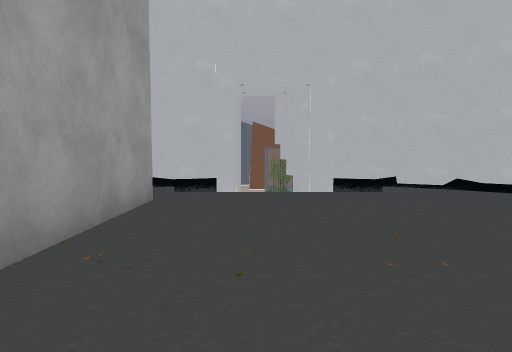
View 1 (above)

12 first-person views from a walk through a scene from a Unity 3-D project. The camera is 1.5 m above the floor, tilts 4° down and sees 75° across. The floor is counted in squares, 2 m on a side. Each view is taken from the middle of a square. On the plan, view 1 faces up. The plan holds only what a view shows up to about 11 squares ahead; the rest is blank. The place goes on beyond the plan. The player is left out. Some surface patterns are stand-ins.

View 2
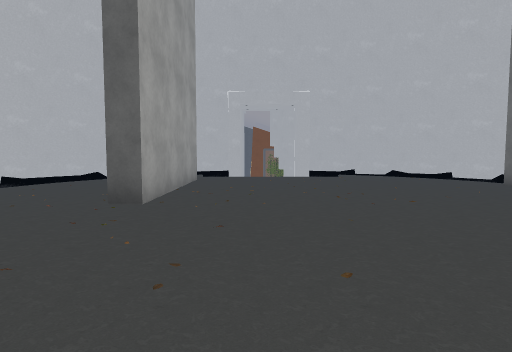

View 3
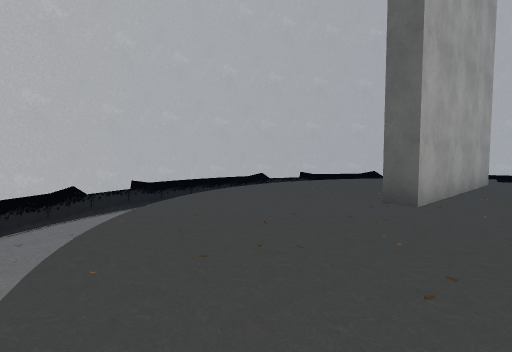

View 4
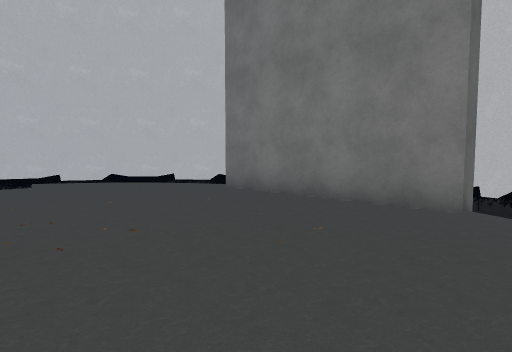

View 5
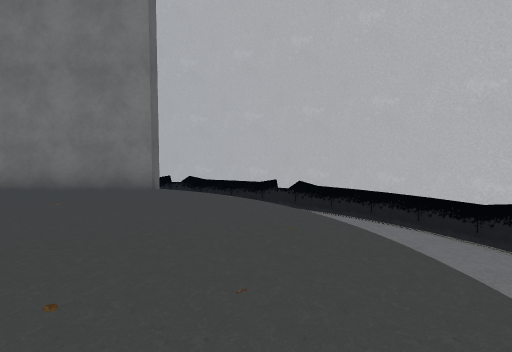

View 6
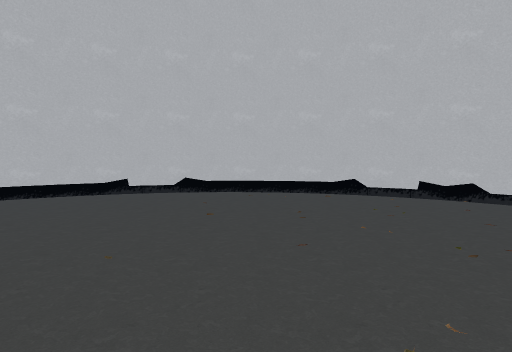

View 7
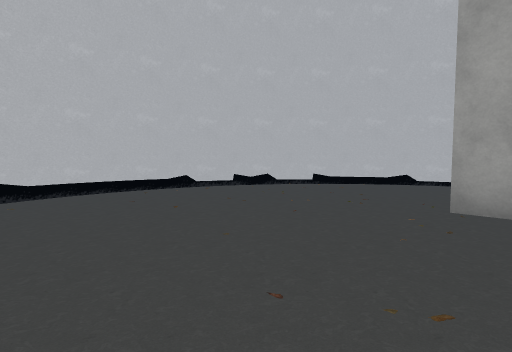

View 8
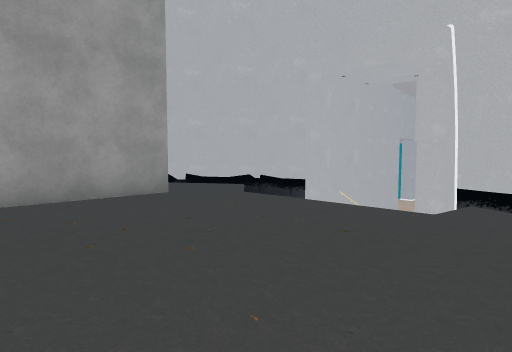

View 9
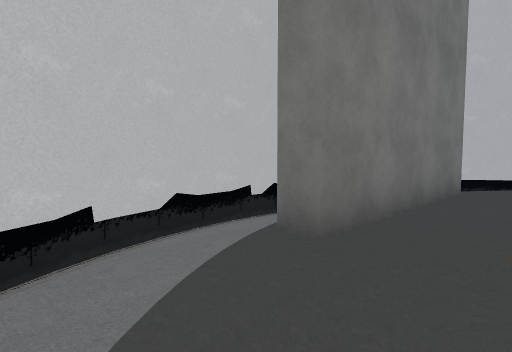

View 10
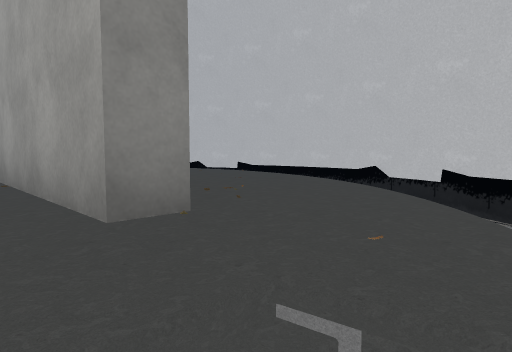

View 11
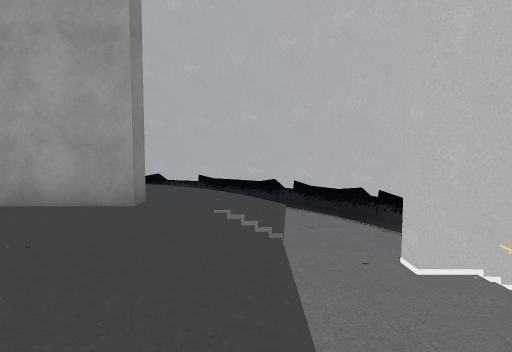

View 12
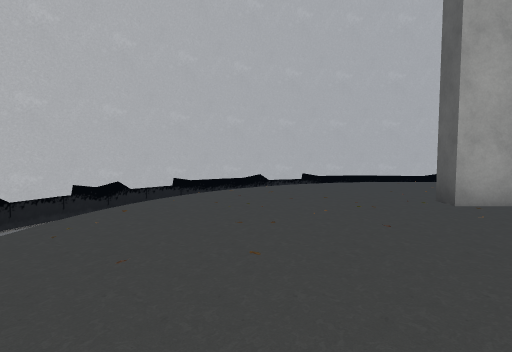

### Floor plan
Key: @ floor where view 1 was taken; # wall or solid block; x gap in a wall; . floor; / step, stairs or slope; v drop or lower ground.
Columns run from 8 left of view 1 to 9 right of it. Each row starts with its distance up from view 1.
 10      ###v ###
  9    ###v#vv#v###
  8   ##vvvvvv   v##
  7  ##v v/////.v v##
  6  #v v........v v#
  5 ## v..#.......vv##
  4 #v ...#........vv#
  3 v  ...#.......#vvv
  2 #  ...#.......# v#
  1 #  ...#.......# v#
  0 v  .....@.....#  v
 -1 #v v..........x v#
 -2 ##v ..........  v#
 -3  #vvv........v v#
 -4  ##vv v....v  v##
 -5   ##v     vvvv##
 -6    ##vv   vvv##
 -7      ##vvvv##

Positions as (right, up) in squares from view 1, and headings:
1: (0, 0), facing up
2: (0, -4), facing up
3: (0, -4), facing up-left
4: (1, -2), facing up-right
5: (-1, -3), facing right
6: (0, 2), facing down
7: (3, 2), facing down-left
8: (4, 2), facing up-left
9: (4, 6), facing down-right
10: (-1, 7), facing down-left
11: (3, 7), facing left
12: (3, -2), facing left
